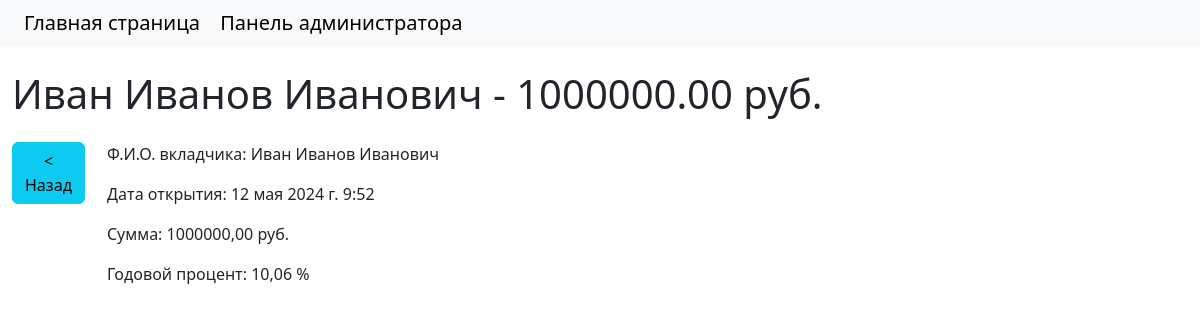
The app's page /deposit/1 with its own data.
### core/models.py (models this page shows, shortened)
class Deposit(models.Model):
    amount = models.DecimalField('Сумма', default=0.00, max_digits=10, decimal_places=2)
    depositor = models.ForeignKey(Depositor, on_delete=models.CASCADE, verbose_name='Вкладчик')
    currency = models.ForeignKey(Currency, on_delete=models.SET_NULL, null=True, verbose_name='Валюта')
    annual_percentage = models.DecimalField('Годовой процент', default=0.00, max_digits=5, decimal_places=2)
    dc = models.DateTimeField('Дата записи', null=True, blank=True, default=timezone.now)
    def __str__(self):
        return f"{self.depositor} - {self.amount} {self.currency.code}"
    class Meta:
        verbose_name = 'Вклад'
        verbose_name_plural = 'Вклады'

class Depositor(models.Model):
    last_name = models.CharField('Фамилия', max_length=100)
    first_name = models.CharField('Имя', max_length=100)
    patronymic = models.CharField('Отчество', max_length=100, blank=True)
    role_choices = [
        ('depositorPremium', 'Вкладчик с высоким рейтингом'),
        ('depositorNormal', 'Вкладчик с обычным рейтингом'),
        ('depositorGarbage', 'Вкладчик из черного списка'),
    ]
    email = models.CharField('Почта', max_length=50, blank=True)
    telephone = models.CharField('Телефон', max_length=12, blank=True)
    role = models.CharField('Роль', max_length=20, choices=role_choices)
    birthday = models.DateField('День рождения', null=True, blank=True, default=timezone.now)
    bank = models.ForeignKey(Bank, on_delete=models.CASCADE, verbose_name='Банк')
    photo = models.ImageField('Фото вкладчика', upload_to='photos', null=True, blank=True)
    passport = models.CharField('Серия и номер паспорта', max_length=11, default='', unique=True)
    def __str__(self):
        return self.get_full_name()
    def get_full_name(self) -> str:
        first_name = self.first_name
        last_name = self.last_name
        patronymic = self.patronymic
        if first_name:
            return f"{first_name} {last_name} {patronymic}".strip()
        elif last_name:
            return last_name
        else:
            return 'нет данных'
    class Meta:
        verbose_name = 'Вкладчик'
        verbose_name_plural = 'Вкладчики'

class Currency(models.Model):
    code = models.CharField('Кодовой обозначение', max_length=5, unique=True)
    name = models.CharField('Наименование', max_length=50, unique=True)
    class Meta:
        verbose_name = 'Валюта'
        verbose_name_plural = 'Валюты'

### core/views.py (the view)
# urls.py: path('deposit/<int:pk>', views.DepositDetail.as_view(), name='deposit_detail'),
class DepositDetail(DetailView):
    model = models.Deposit
    context_object_name = 'deposit'
    template_name = 'core/deposit_detail.html'
    def get_context_data(self, **kwargs):
        context = super().get_context_data(**kwargs)
        context['title'] = 'Вклад'
        return context

### core/templates/core/deposit_detail.html
{% extends 'base.html' %}
{% block page_title %}
<h1 class="mb-4">
    {{ deposit }}
</h1>
{% endblock %}
{% block sidebar %}
<div class="col-md-1">
    <a href="{% url 'deposits' %}" class="btn btn-info">< Назад</a>
</div>
{% endblock %}
{% block content %}
<div class="col-md-11">
    <p>Ф.И.О. вкладчика: {{ deposit.depositor }}</p>
    <p>Дата открытия: {{ deposit.dc }}</p>
    <p>Сумма: {{ deposit.amount }} {{ deposit.currency.code }}</p>
    <p>Годовой процент: {{ deposit.annual_percentage }} %</p>
</div>
{% endblock %}

### records on screen
Deposit: depositor+amount+currency "Иван Иванов Иванович - 1000000.00 руб.", depositor "Иван Иванов Иванович", dc "12 мая 2024 г. 9:52", amount "1000000,00", currency.code "руб.", annual_percentage "10,06"
